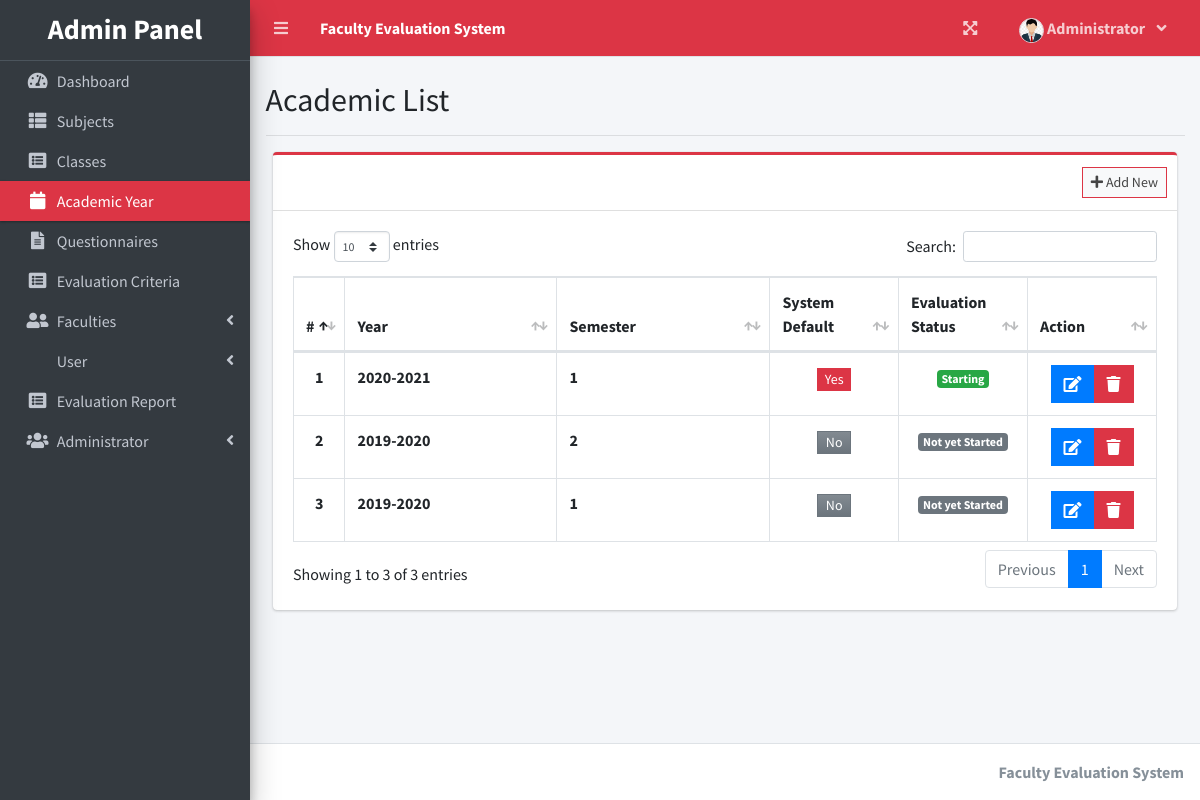
The app's page /index.php?page=academic_list (signed in) with its own data.
### tables this page shows
CREATE TABLE `academic_list` (
  `id` int(30) NOT NULL,
  `year` text NOT NULL,
  `semester` int(30) NOT NULL,
  `is_default` tinyint(1) NOT NULL DEFAULT 0,
  `status` int(1) NOT NULL DEFAULT 0 COMMENT '0=Pending,1=Start,2=Closed'
);

### admin/academic_list.php (the view, shortened to what this page needs)
<?php include'db_connect.php' ?>
<div class="text"><br><h2>Academic List <br></h1></div>
 <hr>
<div class="col-lg-12">
	<div class="card card-outline card-red">
		<div class="card-header">
			<div class="card-tools">
				<a class="btn btn-block btn-sm btn-default btn-flat border-danger new_academic" href="javascript:void(0)"><i class="fa fa-plus"></i> Add New</a>
			</div>
		</div>
		<div class="card-body">
			<table class="table tabe-hover table-bordered" id="list">
				<colgroup>
					<col width="5%">
					<col width="25%">
					<col width="25%">
					<col width="15%">
					<col width="15%">
					<col width="15%">
				</colgroup>
				<thead>
					<tr>
						<th class="text-center">#</th>
						<th>Year</th>
						<th>Semester</th>
						<th>System Default</th>
						<th>Evaluation Status</th>
						<th>Action</th>
					</tr>
				</thead>
				<tbody>
					<?php
					$i = 1;
					$qry = $conn->query("SELECT * FROM academic_list order by abs(year) desc,abs(semester) desc ");
					while($row= $qry->fetch_assoc()):
					?>
					<tr>
						<th class="text-center"><?php echo $i++ ?></th>
						<td><b><?php echo $row['year'] ?></b></td>
						<td><b><?php echo $row['semester'] ?></b></td>
						<td class="text-center">
							<?php if($row['is_default'] == 0): ?>
								<button type="button" class="btn btn-secondary bg-gradient-secondary col-sm-4 btn-flat btn-sm px-1 py-0 make_default" data-id="<?php echo $row['id'] ?>">No</button>
							<?php else: ?>
								<button type="button" class="btn btn-danger col-sm-4 btn-flat btn-sm px-1 py-0">Yes</button>
							<?php endif; ?>
						</td>
						<td class="text-center">
							<?php if($row['status'] == 0): ?>
								<span class="badge badge-secondary">Not yet Started</span>
							<?php elseif($row['status'] == 1): ?>
								<span class="badge badge-success">Starting</span>
							<?php elseif($row['status'] == 2): ?>
								<span class="badge badge-red">Closed</span>
							<?php endif; ?>
						</td>
						<td class="text-center">
		                    <div class="btn-group">
		                        <a href="javascript:void(0)" data-id='<?php echo $row['id'] ?>' class="btn btn-red btn-flat manage_academic">
		                          <i class="fas fa-edit"></i>
		                        </a>
		                        <button type="button" class="btn btn-danger btn-flat delete_academic" data-id="<?php echo $row['id'] ?>">
		                          <i class="fas fa-trash"></i>
		                        </button>
	                      </div>
						</td>
					</tr>
				<?php endwhile; ?>
				</tbody>
			</table>
		</div>
	</div>
</div>

### records on screen
academic_list: year "2020-2021", semester "1", is_default "Yes", status "Starting"
academic_list: year "2019-2020", semester "2", status "Not yet Started"
academic_list: year "2019-2020", semester "1", status "Not yet Started"

### other values on screen
$_SESSION['system']['name'] "Faculty Evaluation System"
$_SESSION['login_firstname'] "Administrator"
